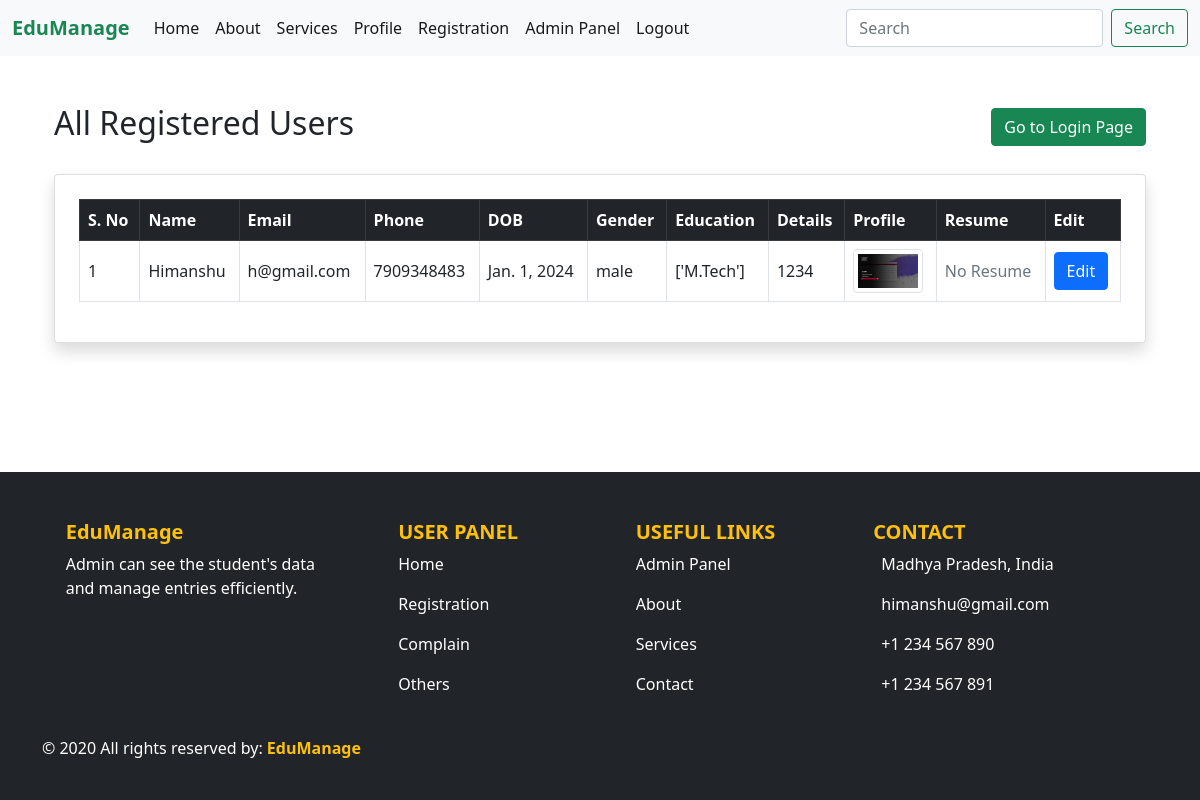
Before: /admins1/19/ with the older database file.
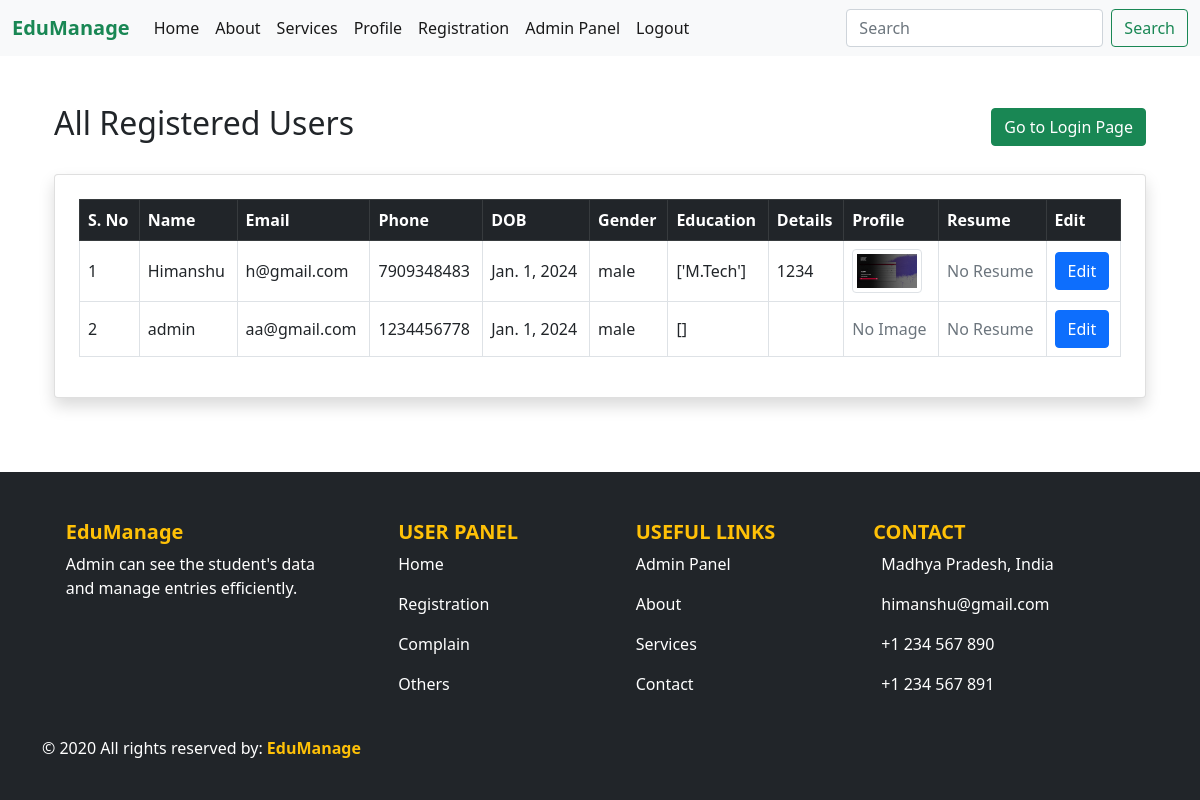
After: the same page with the newer database file.
### app/models.py (models this page shows, shortened)
class Students(models.Model):
    stuname = models.CharField(max_length=50)
    stuemail = models.EmailField()
    studetails = models.CharField(max_length=300)
    stuphone = models.BigIntegerField()
    studob = models.DateField()
    stuedu = models.CharField(max_length=50)
    stugender = models.CharField(max_length=50)
    stuimage = models.ImageField(upload_to='images/', blank=True, null=True)
    sturesume = models.FileField(upload_to='files/', blank=True, null=True)
    stupass = models.CharField(max_length=50)

### app/views.py (the view)
# urls.py: path('admins1/<int:pk>/', views.admins1, name='admins1'),
def admins1(request, pk):
    users = Students.objects.all()
    return render(request, 'admins.html', {'userdata': get_user_dict(pk), 'users': users, 'show_profile': True})

### app/views.py (called while the page is built)
def get_user_dict(pk):
    user = Students.objects.get(id=pk)
    return {
        "id": user.id,
        "name": user.stuname,
        "email": user.stuemail,
        "des": user.studetails,
        "phone": user.stuphone,
        "dob": user.studob,
        "sub": user.stuedu,
        "gender": user.stugender,
        "image": user.stuimage,
        "resume": user.sturesume,
        "pass": user.stupass,
    }

### app/templates/admins.html (shortened to what this page needs)
{% extends "base.html" %}
{% load static %}
{% block css %}
<link rel="stylesheet" href="{% static 'css/style.css' %}">
{% endblock %}
{% block content %}
{% if show_profile %}
<div class="container mt-5">
  <div class="d-flex justify-content-between align-items-center mb-4">
    <h2>All Registered Users</h2>
    <a href="{% url 'login' %}" class="btn btn-success">Go to Login Page</a>
  </div>
  <div class="card shadow p-4">
    <div class="table-responsive">
      <table class="table table-bordered table-hover align-middle">
        <thead class="table-dark">
          <tr>
            <th>S. No</th>
            <th>Name</th>
            <th>Email</th>
            <th>Phone</th>
            <th>DOB</th>
            <th>Gender</th>
            <th>Education</th>
            <th>Details</th>
            <th>Profile</th>
            <th>Resume</th>
            <th>Edit</th>
          </tr>
        </thead>
        <tbody>
          {% for user in users %}
          <tr>
            <td>{{ forloop.counter }}</td>
            <td>{{ user.stuname }}</td>
            <td>{{ user.stuemail }}</td>
            <td>{{ user.stuphone }}</td>
            <td>{{ user.studob }}</td>
            <td>{{ user.stugender }}</td>
            <td>{{ user.stuedu }}</td>
            <td>{{ user.studetails }}</td>
            <td>
              {% if user.stuimage %}
              <img src="{{ user.stuimage.url }}" alt="Profile" class="img-thumbnail" style="max-width: 70px;">
              {% else %}
              <span class="text-muted">No Image</span>
              {% endif %}
            </td>
            <td>
              {% if user.sturesume %}
              <a href="{{ user.sturesume.url }}" class="btn btn-sm btn-success" target="_blank">Download</a>
              {% else %}
              <span class="text-muted">No Resume</span>
              {% endif %}
            </td>
            <td>
              <form method="get" action="{% url 'edituser' pk=user.id %}">
                <button type="submit" class="btn btn-primary">Edit</button>
              </form>
            </td>
          </tr>
          {% endfor %}
        </tbody>
      </table>
    </div>
  </div>
  {% else %}
  <div class="alert alert-success text-center" role="alert">
    Please log in to view admin data.
  </div>
  {% endif %}
</div>
{% endblock %}

### app/templates/base.html (shortened to what this page needs)
<!doctype html>
<html lang="en">
<head>
  <link href="https://cdn.jsdelivr.net/npm/bootstrap@5.0.2/dist/css/bootstrap.min.css" rel="stylesheet">
  {% load static %}
  {% block css %}{% endblock %}
</head>
<body>
  <nav class="navbar navbar-expand-lg navbar-light bg-light">
    <div class="container-fluid">
      <strong class="navbar-brand fw-bold text-success">EduManage</strong>
      <div class="collapse navbar-collapse" id="navbarSupportedContent">
        <ul class="navbar-nav me-auto mb-2 mb-lg-0">
          {% if userdata %}
          <li class="nav-item">
            <a class="nav-link active" href="{% url 'home1' pk=userdata.id %}">Home</a>
          </li>
          <li class="nav-item">
            <a class="nav-link active" href="{% url 'about1' pk=userdata.id %}">About</a>
          </li>
          <li class="nav-item">
            <a class="nav-link active" href="{% url 'service1' pk=userdata.id %}">Services</a>
          </li>
          <li class="nav-item">
            <a class="nav-link active" href="{% url 'profile1' pk=userdata.id %}">Profile</a>
          </li>
          <li class="nav-item">
            <a class="nav-link active" href="{% url 'registration1' pk=userdata.id %}">Registration</a>
          </li>
          <li class="nav-item">
            <a class="nav-link active" href="{% url 'admins1' pk=userdata.id %}">Admin Panel</a>
          </li>
          <li class="nav-item">
            <a class="nav-link active" href="{% url 'home' %}">Logout</a>
          </li>
          {% endif %}
        </ul>
        <form class="d-flex">
          <input class="form-control me-2" type="search" placeholder="Search" aria-label="Search">
          <button class="btn btn-outline-success" type="submit">Search</button>
        </form>
      </div>
    </div>
  </nav>
  <main>
    <div class="container mt-4">
      {% block content %}{% endblock %}
    </div>
  </main>
  <footer class="bg-dark text-white pt-5 pb-4">
    <div class="container text-center text-md-start">
      <div class="row">
        <div class="col-md-3 col-lg-3 col-xl-3 mx-auto mb-4">
          <h5 class="fw-bold text-warning">EduManage</h5>
          <p>Admin can see the student's data and manage entries efficiently.</p>
        </div>
        <div class="col-md-2 col-lg-2 col-xl-2 mx-auto mb-4">
          <h5 class="text-uppercase fw-bold text-warning">User Panel</h5>
          <p><a href="{% url 'home' %}" class="text-white text-decoration-none">Home</a></p>
          <p><a href="{% url 'registration' %}" class="text-white text-decoration-none">Registration</a></p>
          <p><a href="#" class="text-white text-decoration-none">Complain</a></p>
          <p><a href="#" class="text-white text-decoration-none">Others</a></p>
        </div>
        <div class="col-md-2 col-lg-2 col-xl-2 mx-auto mb-4">
          <h5 class="text-uppercase fw-bold text-warning">Useful Links</h5>
          <p><a href="{% url 'admins' %}" class="text-white text-decoration-none">Admin Panel</a></p>
          <p><a href="{% url 'about' %}" class="text-white text-decoration-none">About</a></p>
          <p><a href="{% url 'service' %}" class="text-white text-decoration-none">Services</a></p>
          <p><a href="#" class="text-white text-decoration-none">Contact</a></p>
        </div>
        <div class="col-md-4 col-lg-3 col-xl-3 mx-auto mb-4">
          <h5 class="text-uppercase fw-bold text-warning">Contact</h5>
          <p>Madhya Pradesh, India</p>
          <p> himanshu@gmail.com</p>
          <p> +1 234 567 890</p>
          <p> +1 234 567 891</p>
        </div>
      </div>
      <div class="row align-items-center">
        <div class="col-md-7 col-lg-8">
          <p class="text-center text-md-start">
            &copy; 2020 All rights reserved by: <strong class="text-warning">EduManage</strong>
          </p>
        </div>
        <div class="col-md-5 col-lg-4 text-center text-md-end">
        </div>
      </div>
    </div>
  </footer>
</body>
</html>

### app/static/css/style.css (style rules this page uses)
body { display: flex; flex-direction: column; min-height: 100vh; }
main { flex: 1; }
.card { overflow: hidden; position: relative; transition: transform 0.3s ease; }

Changed rows visible on the page:
added Students: stuname "admin", stuemail "aa@gmail.com", stuphone "1234456778", studob "Jan. 1, 2024", stugender "male", stuedu "[]", stuimage "No Image", sturesume "No Resume"
